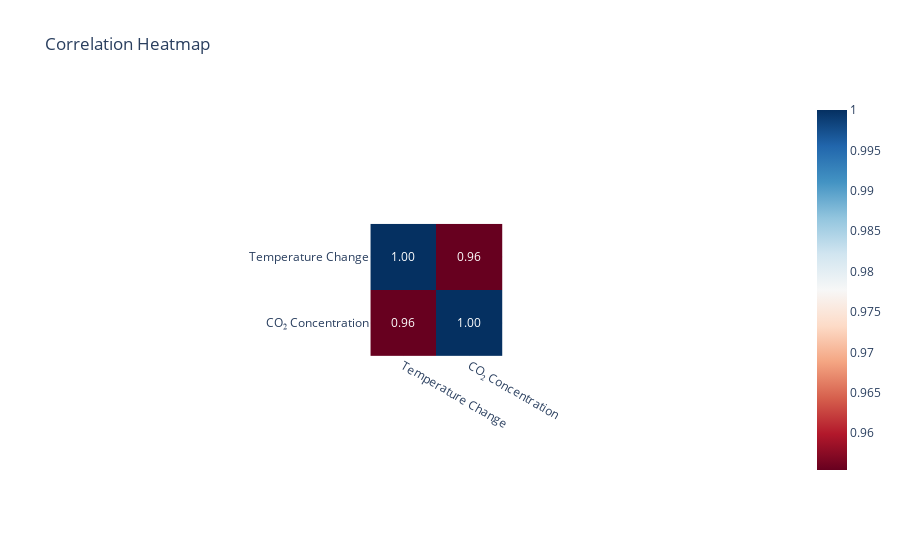

Notebook cell for this chart:
### Markdown cell above
The time-series graph reveals a steady rise in CO₂ concentrations (in ppm) over the years, highlighting the ongoing buildup of greenhouse gases in the atmosphere. Alongside this, there is a modest upward trend in global temperature change, suggesting a link between increasing CO₂ levels and global warming. The alignment of these trends over time reinforces the hypothesis that CO₂ plays a significant role in driving temperature increases.

### Code cell
#Correlation heatmap

merged_data = pd.DataFrame({
    "Temperature Change": temp_years,
    "CO₂ Concentration": co2_yearly
}).dropna()

heatmap_fig = px.imshow(
    merged_data.corr(),
    text_auto=".2f",
    color_continuous_scale="RdBu",
    title="Correlation Heatmap"
)
heatmap_fig.update_layout(
    template="plotly_white"
)
heatmap_fig.show()

### Figure 1 — Plotly figure (JSON) as saved in the notebook; plotly's stock layout.template omitted (floating-point values rounded to 4 significant figures)
{"data": [{"coloraxis": "coloraxis", "hovertemplate": "x: %{x}<br>y: %{y}<br>color: %{z}<extra></extra>", "name": "0", "texttemplate": "%{z:.2f}", "type": "heatmap", "x": ["Temperature Change", "CO₂ Concentration"], "xaxis": "x", "y": ["Temperature Change", "CO₂ Concentration"], "yaxis": "y", "z": [[1, 0.9554], [0.9554, 1]]}], "layout": {"autosize": true, "coloraxis": {"colorscale": [[0, "rgb(103,0,31)"], [0.1, "rgb(178,24,43)"], [0.2, "rgb(214,96,77)"], [0.3, "rgb(244,165,130)"], [0.4, "rgb(253,219,199)"], [0.5, "rgb(247,247,247)"], [0.6, "rgb(209,229,240)"], [0.7, "rgb(146,197,222)"], [0.8, "rgb(67,147,195)"], [0.9, "rgb(33,102,172)"], [1, "rgb(5,48,97)"]]}, "title": {"text": "Correlation Heatmap"}, "xaxis": {"anchor": "y", "autorange": true, "constrain": "domain", "domain": [0.4072, 0.5928], "range": [-0.5, 1.5], "scaleanchor": "y", "type": "category"}, "yaxis": {"anchor": "x", "autorange": true, "constrain": "domain", "domain": [0, 1], "range": [1.5, -0.5], "type": "category"}}}
